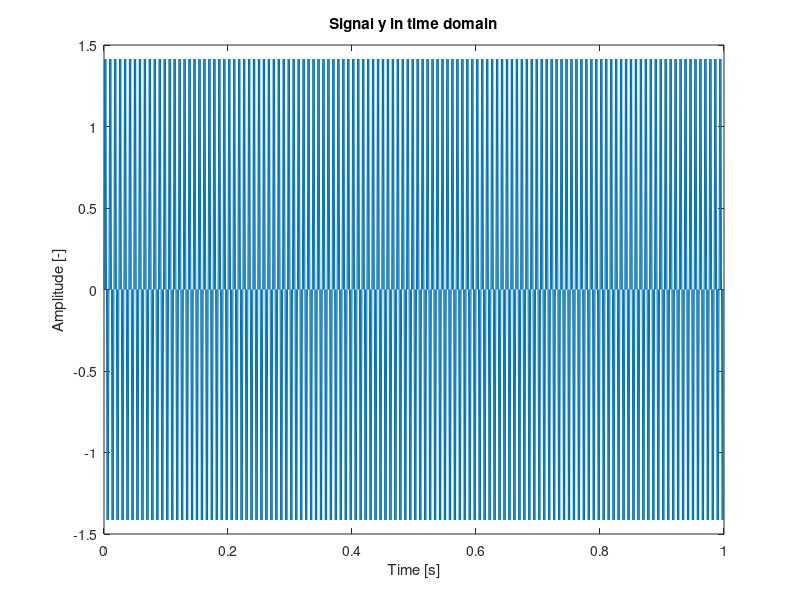
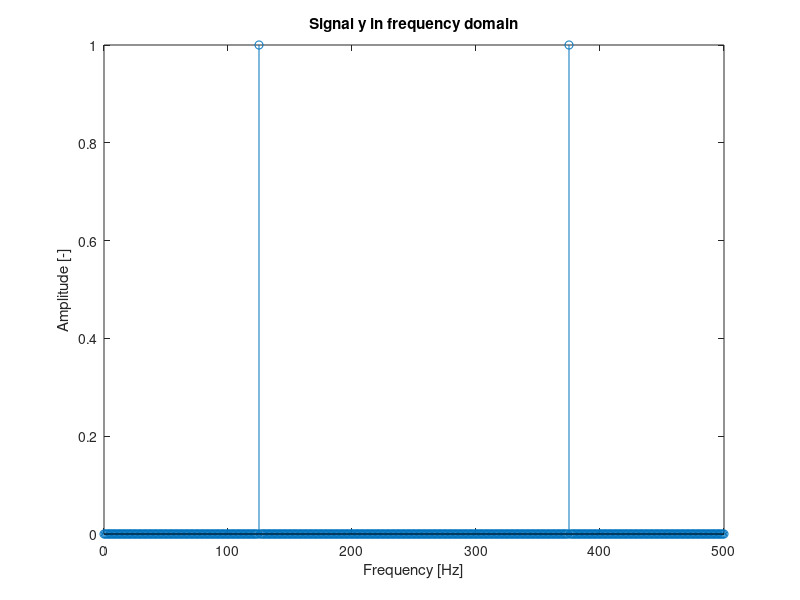
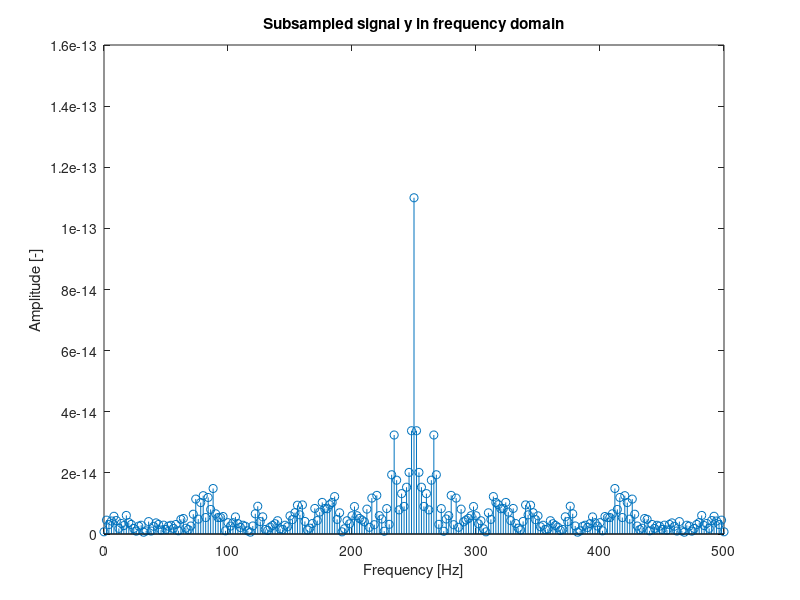

Write MATLAB code to recreate these figures, in order. (Note: this script raises an error after producing the figures.)
fs = 1000; % sampling frequency

% Creating a signal with given number of samples
N = 1000; % number of samples
t = (0:N-1)/fs; % time vector

% Amplitudes
A1 = 1;
A2 = 1;
% Frequencies
f1 = 125; % [Hz]
f2 = 375; % [Hz]

y = A1*sin(2*pi*f1*t) + A2*sin(2*pi*f2*t);

Y = fft(y);
N = length(Y);
df = fs/N; % frequency resolution
fv = (0:N-1)*fs/N; % frequency vector

figure(1)
plot(t,y);
xlabel('Time [s]');
ylabel('Amplitude [-]');
title('Signal y in time domain');

% Display the amplitude-frequency plot for the frequency range from 0 to
% the Nyquist frequency by scaling the Fourier transform amplitude
% accordingly.

figure(2)
stem( fv , abs(imag(Y)/length(y)*2));
xlim([0,(fs/2)]);
xlabel('Frequency [Hz]');
ylabel('Amplitude [-]');
title('Signal y in frequency domain');

% Then, subsample the signal, keeping every second sample from the original
% signal (y(1:2:end)). Calculate and display the fft result for the new
% signal by scaling the spectrum amplitude.

y = (y(1:2:end)); % We reduce sampling frequency by half

Y = fft(y);
N = length(Y);
df = fs/N; % frequency resolution
fv = (0:N-1)*fs/N; % frequency vector

figure(3)
stem( fv , abs(Y)/length(y)*2);
xlim([0,(fs/2)]);
xlabel('Frequency [Hz]');
ylabel('Amplitude [-]');
title('Subsampled signal y in frequency domain');
subtitle('sampling frequency was reduced by half')


